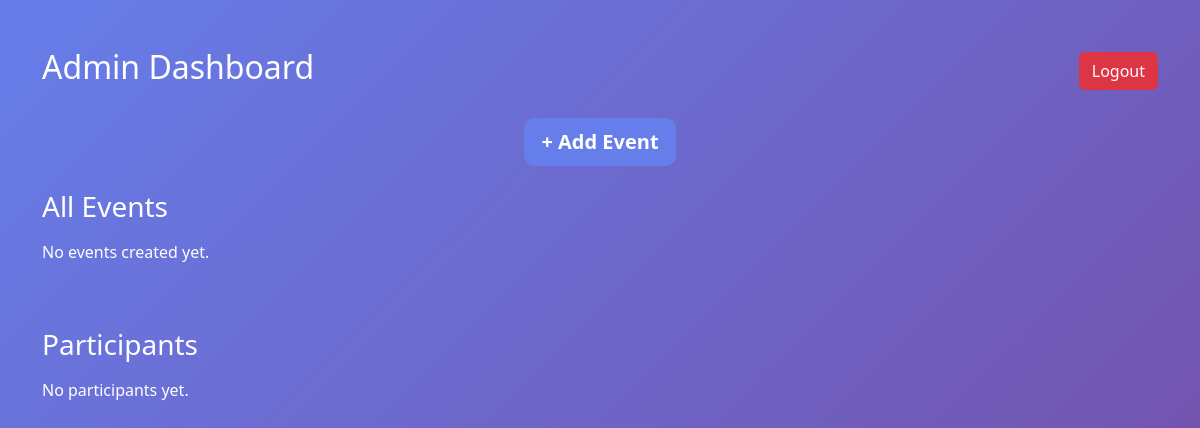
Before: /teacher/dashboard/ (signed in) with the older database file.
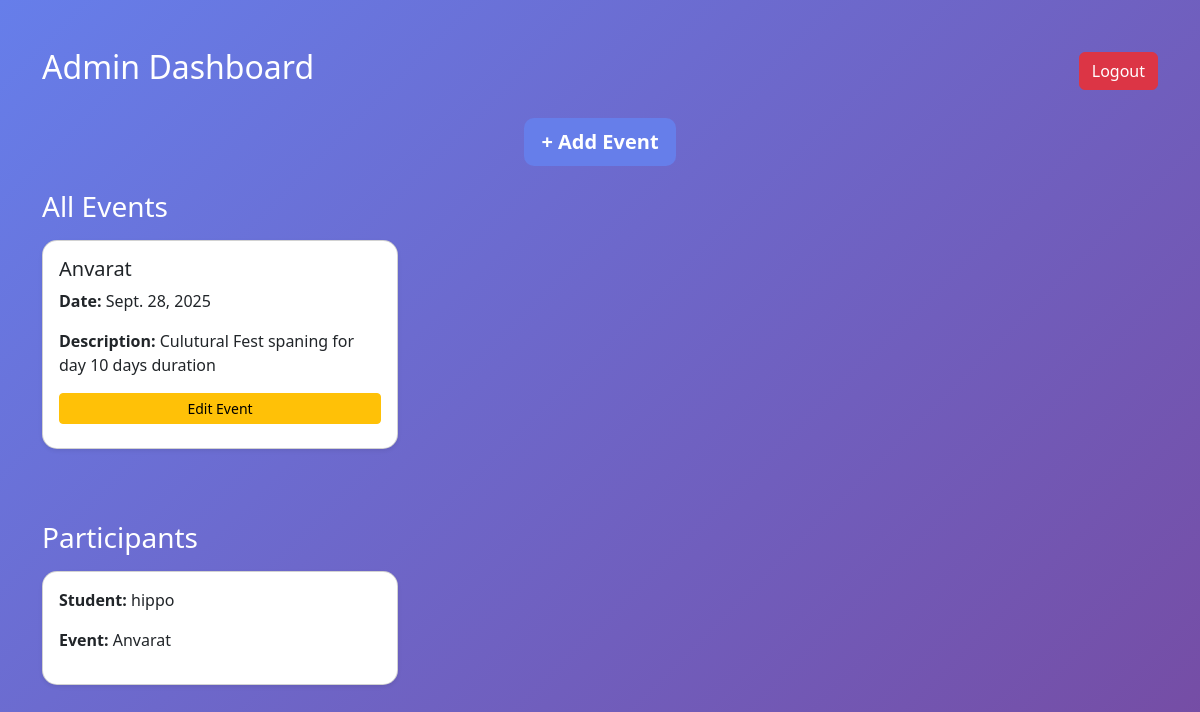
After: the same page with the newer database file.
### accounts/models.py (models this page shows, shortened)
class Event(models.Model):
    title = models.CharField(max_length=200)
    description = models.TextField()
    date = models.DateField()
    venue = models.CharField(max_length=200)
    category = models.CharField(max_length=50)
    poster = models.ImageField(upload_to="event_posters/", blank=True, null=True)
    created_by = models.ForeignKey(
        CustomUser,
        on_delete=models.CASCADE,
        related_name="events",
        null=True,     # ✅ fixes migration issue
        blank=True     # ✅ allows empty in admin/forms if needed
    )

class Registration(models.Model):
    event = models.ForeignKey(Event, on_delete=models.CASCADE)
    student = models.ForeignKey(CustomUser, on_delete=models.CASCADE)
    timestamp = models.DateTimeField(auto_now_add=True)

class CustomUser(AbstractUser):
    ROLE_CHOICES = (
        ("student", "Student"),
        ("admin", "Admin"),
    )
    role = models.CharField(max_length=10, choices=ROLE_CHOICES, default="student")

### accounts/views.py (the view)
# urls.py: path("teacher/dashboard/", views.admin_dashboard, name="admin_dashboard"),
@login_required(login_url="accounts:login")
def admin_dashboard(request):
    if not request.user.is_staff:
        messages.error(request, "Unauthorized access.")
        return redirect("accounts:student_dashboard")
    events = Event.objects.filter(created_by=request.user)
    participants = Registration.objects.filter(event__created_by=request.user)
    return render(request, "admin_dashboard.html", {
        "events": events,
        "participants": participants
    })

### accounts/templates/admin_dashboard.html (shortened to what this page needs)
{% extends "base.html" %}
{% block body_class %}dashboard-body{% endblock %}
{% block content %}
<div class="container py-5">
  <div class="d-flex justify-content-between align-items-center mb-4">
    <h2 class="text-white">Admin Dashboard</h2>
    <a href="{% url 'accounts:logout' %}" class="btn btn-danger">Logout</a>
  </div>
  <div class="mb-4 text-center">
    <a href="{% url 'accounts:add_event' %}" class="btn btn-custom btn-lg">+ Add Event</a>
  </div>
  <h3 class="text-white mb-3">All Events</h3>
  <div class="row mb-5">
    {% if events %}
      {% for event in events %}
        <div class="col-md-4 mb-4">
          <div class="card shadow-sm h-100">
            <div class="card-body d-flex flex-column">
              <h5 class="card-title">{{ event.title }}</h5>
              <p class="card-text"><strong>Date:</strong> {{ event.date }}</p>
              <p class="card-text"><strong>Description:</strong> {{ event.description|default:"No description" }}</p>
              <div class="mt-auto">
                <a href="{% url 'accounts:edit_event' event.id %}" class="btn btn-warning btn-sm w-100 mb-2">
                   Edit Event
                </a>
              </div>
            </div>
          </div>
        </div>
      {% endfor %}
    {% else %}
      <p class="text-white">No events created yet.</p>
    {% endif %}
  </div>
  <h3 class="text-white mb-3">Participants</h3>
  <div class="row">
    {% if participants %}
      {% for p in participants %}
        <div class="col-md-4 mb-3">
          <div class="card shadow-sm h-100">
            <div class="card-body">
              <p><strong>Student:</strong> {{ p.student.username }}</p>
              <p><strong>Event:</strong> {{ p.event.title }}</p>
            </div>
          </div>
        </div>
      {% endfor %}
    {% else %}
      <p class="text-white">No participants yet.</p>
    {% endif %}
  </div>
</div>
{% endblock %}

Changed rows visible on the page:
added Event: title "Anvarat", date "Sept. 28, 2025", description "Culutural Fest spaning for day 10 days duration"
added Registration: student.username "hippo", event "Anvarat"
Other visible differences:
text no longer shown: "No events created yet. No participants yet."
